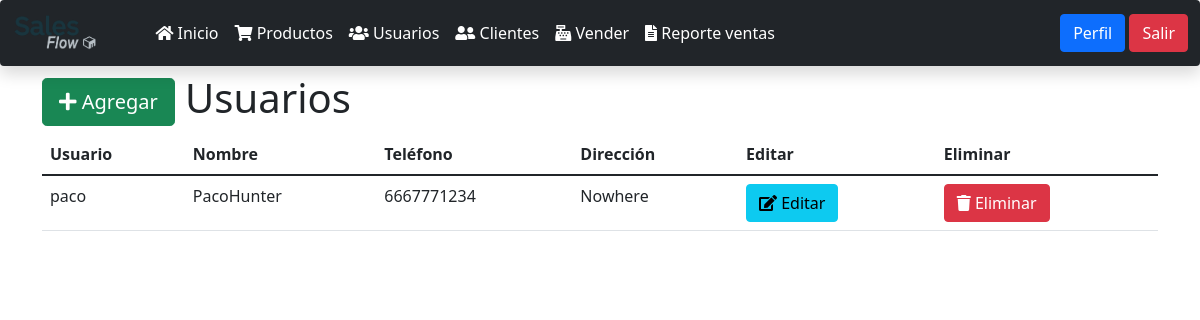
The app's page /usuarios.php with its own data.
### tables this page shows
CREATE TABLE IF NOT EXISTS usuarios(
    id BIGINT UNSIGNED NOT NULL AUTO_INCREMENT PRIMARY KEY,
    usuario VARCHAR(50) NOT NULL,
    nombre VARCHAR(255) NOT NULL,
    telefono VARCHAR(25) NOT NULL,
    direccion VARCHAR(255) NOT NULL,
    password VARCHAR(255) NOT NULL
);

### funciones.php (called while the page is built, shortened)
<?php
function obtenerUsuarios(){
    $sentencia = "SELECT id, usuario, nombre, telefono, direccion FROM usuarios";
    return select($sentencia);
}
function select($sentencia, $parametros = []){
    $bd = conectarBaseDatos();
    $respuesta = $bd->prepare($sentencia);
    $respuesta->execute($parametros);
    return $respuesta->fetchAll();
}
function conectarBaseDatos() {
	$host = "mysql";
	$db   = "ventas_php";
	$user = "root";
	$pass = "12345";
	$charset = 'utf8mb4';
	$options = [
	    \PDO::ATTR_ERRMODE            => \PDO::ERRMODE_EXCEPTION,
	    \PDO::ATTR_DEFAULT_FETCH_MODE => \PDO::FETCH_OBJ,
	    \PDO::ATTR_EMULATE_PREPARES   => false,
	];
	$dsn = "mysql:host=$host;dbname=$db;charset=$charset";
	try {
	     $pdo = new \PDO($dsn, $user, $pass, $options);
	     return $pdo;
	} catch (\PDOException $e) {
	     throw new \PDOException($e->getMessage(), (int)$e->getCode());
	}
}

### usuarios.php (the view, shortened to what this page needs)
<?php
include_once "encabezado.php";
include_once "navbar.php";
include_once "funciones.php";
$usuarios = obtenerUsuarios();
?>
<div class="container">
    <h1>
        <a class="btn btn-success btn-lg" href="agregar_usuario.php">
            <i class="fa fa-plus"></i>
            Agregar
        </a>
        Usuarios
    </h1>
    <table class="table">
        <thead>
            <tr>
                <th>Usuario</th>
                <th>Nombre</th>
                <th>Teléfono</th>
                <th>Dirección</th>
                <th>Editar</th>
                <th>Eliminar</th>
            </tr>
        </thead>
        <tbody>
            <?php
            foreach($usuarios as $usuario){
            ?>
                <tr>
                    <td><?php echo $usuario->usuario; ?></td>
                    <td><?php echo $usuario->nombre; ?></td>
                    <td><?php echo $usuario->telefono; ?></td>
                    <td><?php echo $usuario->direccion; ?></td>
                    <td>
                        <a class="btn btn-info" href="editar_usuario.php?id=<?php echo $usuario->id; ?>">
                            <i class="fa fa-edit"></i>
                            Editar
                        </a>
                    </td>
                    <td>
                        <a class="btn btn-danger" href="eliminar_usuario.php?id=<?php echo $usuario->id; ?>">
                            <i class="fa fa-trash"></i>
                            Eliminar
                        </a>
                    </td>
                </tr>
            <?php } ?>
        </tbody>
    </table>
</div>

### records on screen
usuarios: usuario "paco", nombre "PacoHunter", telefono "6667771234", direccion "Nowhere"
